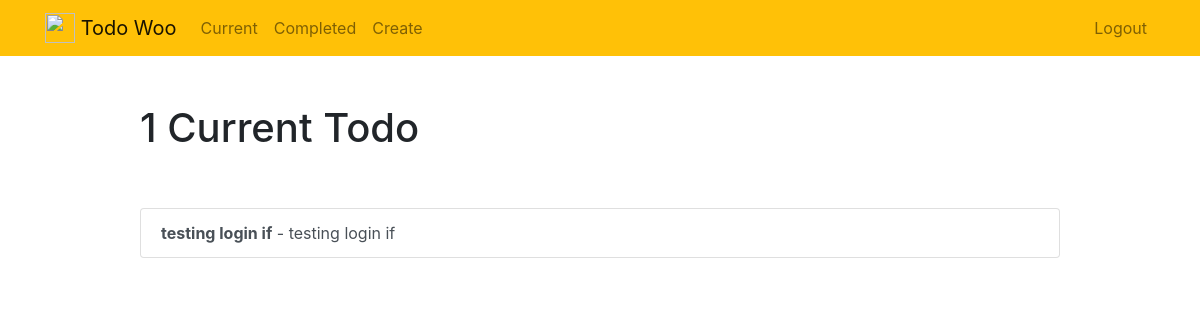
/current (signed in), run on an earlier commit of the app's database.
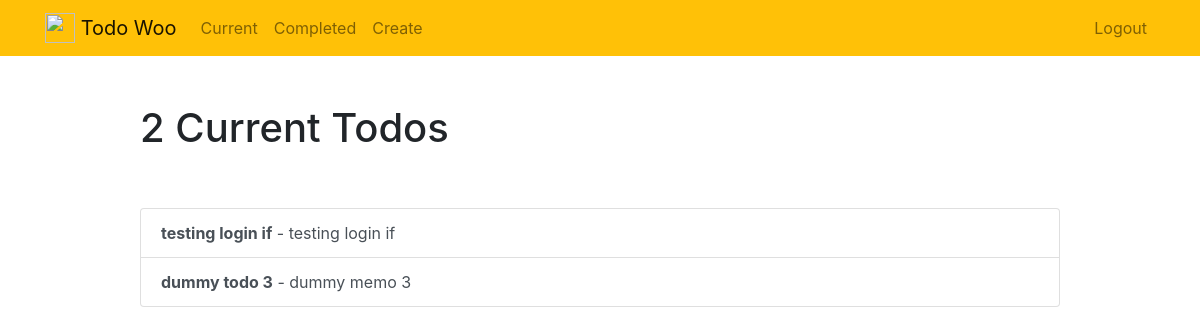
And on a later commit of the database.
### todo/models.py (models this page shows, shortened)
class Todo(models.Model):
    title = models.CharField(max_length=100)
    memo = models.TextField(blank=True)
    created = models.DateTimeField(auto_now_add=True)
    datecompleted = models.DateTimeField(null=True,blank=True)
    important = models.BooleanField(default=False)
    user = models.ForeignKey(User, on_delete = models.CASCADE)

### todo/views.py (the view)
# urls.py: path('current',views.currenttodos,name='currenttodos'),
@login_required
def currenttodos(request):
           todos = Todo.objects.filter(user=request.user,datecompleted__isnull=True)
           return render(request,
                          'todo/currenttodos.html',
                          {'todos':todos}
                          )

### todo/templates/todo/currenttodos.html
{% extends "todo/base.html" %}
{% block content %}
    <div class="row justify-content-center mt-5">
        <div class="col-md-10">
            {% if todos %}
                 <h1>{{ todos.count }} Current Todo{{ todos.count|pluralize }}</h1>
            {% else %}
                           <h1>Current Todos</h1>
            {% endif %}
        </div>
    </div>
    <div class="row justify-content-center mt-5">
        <div class="col-md-10">
        {% if todos %}
            <div class="list-group">
                {% for todo in todos %}
                    <a href="{% url 'viewtodo' todo.id %}" class="list-group-item list-group-item-action{% if todo.important %} list-group-item-danger{% endif %}"><b>{{ todo.title }}</b>{% if todo.memo %} - {{ todo.memo|truncatechars:30 }}{% endif %}</a>
                {% endfor %}
            </div>
        {% else %}
            <div class="text-center">
                <h2>Looks like you don't have any todos! Nice work.</h2>
            <br>
            <a role="button" class="btn btn-primary" href="{% url 'createtodo' %}">New Todo</a>
            </div>
        {% endif %}
        </div>
    </div>
{% endblock %}

What changed in the data, as far as the page shows it:
added Todo: title "dummy todo 3", memo "dummy memo 3"
Also different on the page:
{{ todos.count }}: "1" → "2"
